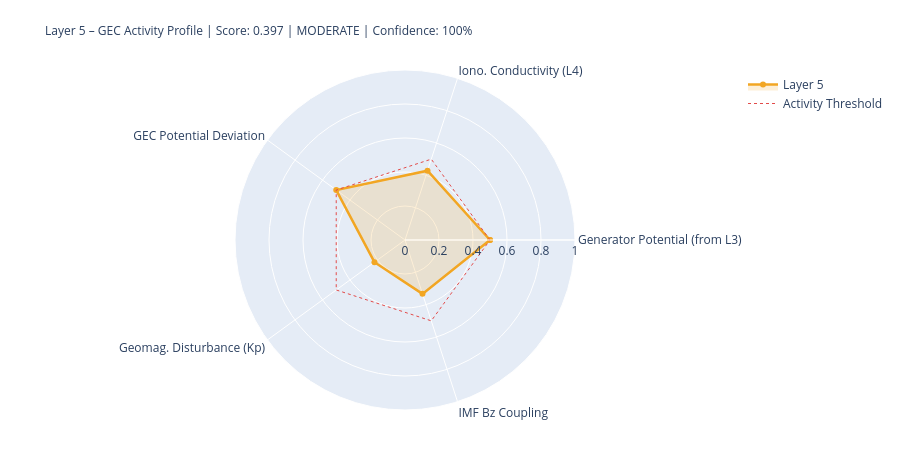

The notebook cell saved with this chart:
### Markdown cell above
---
## 5. State Assessment & Handoff to Layer 6

### Code cell
# ============================================================
# LAYER-5-SCORE
# ============================================================

# Components
# 1) Generator activity (Layer-3-driven)
gen_score = norm(generator_strength, 0.3, 2.0)
gen_src   = 'from_layer3' if l3_thunder_score is not None else 'estimated'

# 2) Ionospheric conductivity (Layer-4-driven)
iono_score = norm(iono_cond_factor, 0.7, 1.4)
iono_src   = 'from_layer4' if l4_ioniz is not None else 'estimated'

# 3) GEC potential deviation from reference
pot_score = norm(abs(delta_V_pct), 0, 30)  # 0 = at reference, 1 = 30% deviation
pot_src   = 'derived'

# 4) Geomagnetic disturbance (Kp) – modulates vertical currents
kp_score = norm(kp_val, 0, 9)
kp_src   = 'primary' if kp_now is not None else 'from_layer4'

# 5) IMF Bz coupling (southward = stronger M-I coupling → GEC influence)
bz_score = norm(-(bz_now or 0), -5, 30) if bz_now is not None else None
bz_src   = 'primary' if bz_now is not None else 'missing'

COMPONENTS = {
    'Generator Potential (from L3)':  {'score': gen_score,   'source': 'derived_from_layer3', 'dynamic': True},
    'Iono. Conductivity (L4)':      {'score': iono_score,  'source': iono_src, 'dynamic': True},
    'GEC Potential Deviation':      {'score': pot_score,   'source': pot_src,  'dynamic': True},
    'Geomag. Disturbance (Kp)':         {'score': kp_score,    'source': kp_src,   'dynamic': True},
    'IMF Bz Coupling':               {'score': bz_score,    'source': bz_src,   'dynamic': True},
}

available   = {k: v['score'] for k, v in COMPONENTS.items() if v['score'] is not None}
unavailable = [k for k, v in COMPONENTS.items() if v['score'] is None]
layer5_score = round(sum(available.values()) / len(available), 4) if available else None
confidence   = round(len(available) / len(COMPONENTS), 2)
level = ('unknown' if layer5_score is None
         else 'quiet'   if layer5_score < 0.3
         else 'moderate' if layer5_score < 0.6
         else 'active')
dominant_l5 = max(available, key=available.get) if available else 'none'

# Kp consistency: separate 1-min raw value from score value
kp_1m_raw   = kp_now          # directly from API (can be 0.0 during live measurement)
kp_for_score = kp_val          # from Layer-0 context or estimated value if needed
kp_score_src = kp_src

W = 68
print('=' * W)
print('LAYER 5 – GLOBAL ELECTRIC CIRCUIT – STATE ASSESSMENT')
print('=' * W)
for name, comp in COMPONENTS.items():
    s = comp['score']
    if s is not None:
        bar = '█' * int(s*20) + '░' * (20-int(s*20))
        print(f'  {name:<34} {bar}  {s:.3f}  [{comp["source"]}]')
    else:
        print(f'  {name:<34} {"─"*20}  n/a   [missing]')
print('-' * W)
print(f'  Score:         {layer5_score:.3f}  ({len(available)}/{len(COMPONENTS)} components)')
print(f'  Confidence:    {confidence:.0%}')
print(f'  Level:         {level.upper()}')
print(f'  Dominant:      {dominant_l5}')
print(f'  V_iono:        {V_iono_mod:.1f} kV  (Δ {delta_V_pct:+.1f}% vs. Ref)')
print(f'  I_total:       {I_total_mod:.1f} A   (Δ {delta_I_pct:+.1f}% vs. Ref)')
print('=' * W)

# Radar
cats   = list(available.keys())
vals_r = list(available.values())
if len(cats) >= 3:
    fig = go.Figure()
    fig.add_trace(go.Scatterpolar(
        r=vals_r + [vals_r[0]], theta=cats + [cats[0]],
        fill='toself', fillcolor='rgba(242,166,35,0.18)',
        line=dict(color='#F2A623', width=2.5), name='Layer 5'
    ))
    fig.add_trace(go.Scatterpolar(
        r=[0.5]*(len(cats)+1), theta=cats+[cats[0]],
        line=dict(color='#E24B4A', dash='dot', width=1),
        mode='lines', name='Activity Threshold'
    ))
    fig.update_layout(
        title=dict(
            text=f'Layer 5 – GEC Activity Profile | Score: {layer5_score:.3f} | {level.upper()} | Confidence: {confidence:.0%}',
            font=dict(size=12)
        ),
        polar=dict(radialaxis=dict(visible=True, range=[0,1])),
        height=450, showlegend=True,
        margin=dict(l=80, r=80, t=70, b=40)
    )
    fig.show()

### Figure 1 — Plotly figure (JSON) as saved in the notebook; plotly's stock layout.template omitted (floating-point values rounded to 4 significant figures)
{"data": [{"fill": "toself", "fillcolor": "rgba(242,166,35,0.18)", "line": {"color": "#F2A623", "width": 2.5}, "name": "Layer 5", "r": [0.5, 0.4287, 0.5, 0.2222, 0.3331, 0.5], "theta": ["Generator Potential (from L3)", "Iono. Conductivity (L4)", "GEC Potential Deviation", "Geomag. Disturbance (Kp)", "IMF Bz Coupling", "Generator Potential (from L3)"], "type": "scatterpolar"}, {"line": {"color": "#E24B4A", "dash": "dot", "width": 1}, "mode": "lines", "name": "Activity Threshold", "r": [0.5, 0.5, 0.5, 0.5, 0.5, 0.5], "theta": ["Generator Potential (from L3)", "Iono. Conductivity (L4)", "GEC Potential Deviation", "Geomag. Disturbance (Kp)", "IMF Bz Coupling", "Generator Potential (from L3)"], "type": "scatterpolar"}], "layout": {"height": 450, "margin": {"b": 40, "l": 80, "r": 80, "t": 70}, "polar": {"radialaxis": {"range": [0, 1], "visible": true}}, "showlegend": true, "title": {"font": {"size": 12}, "text": "Layer 5 – GEC Activity Profile | Score: 0.397 | MODERATE | Confidence: 100%"}}}
